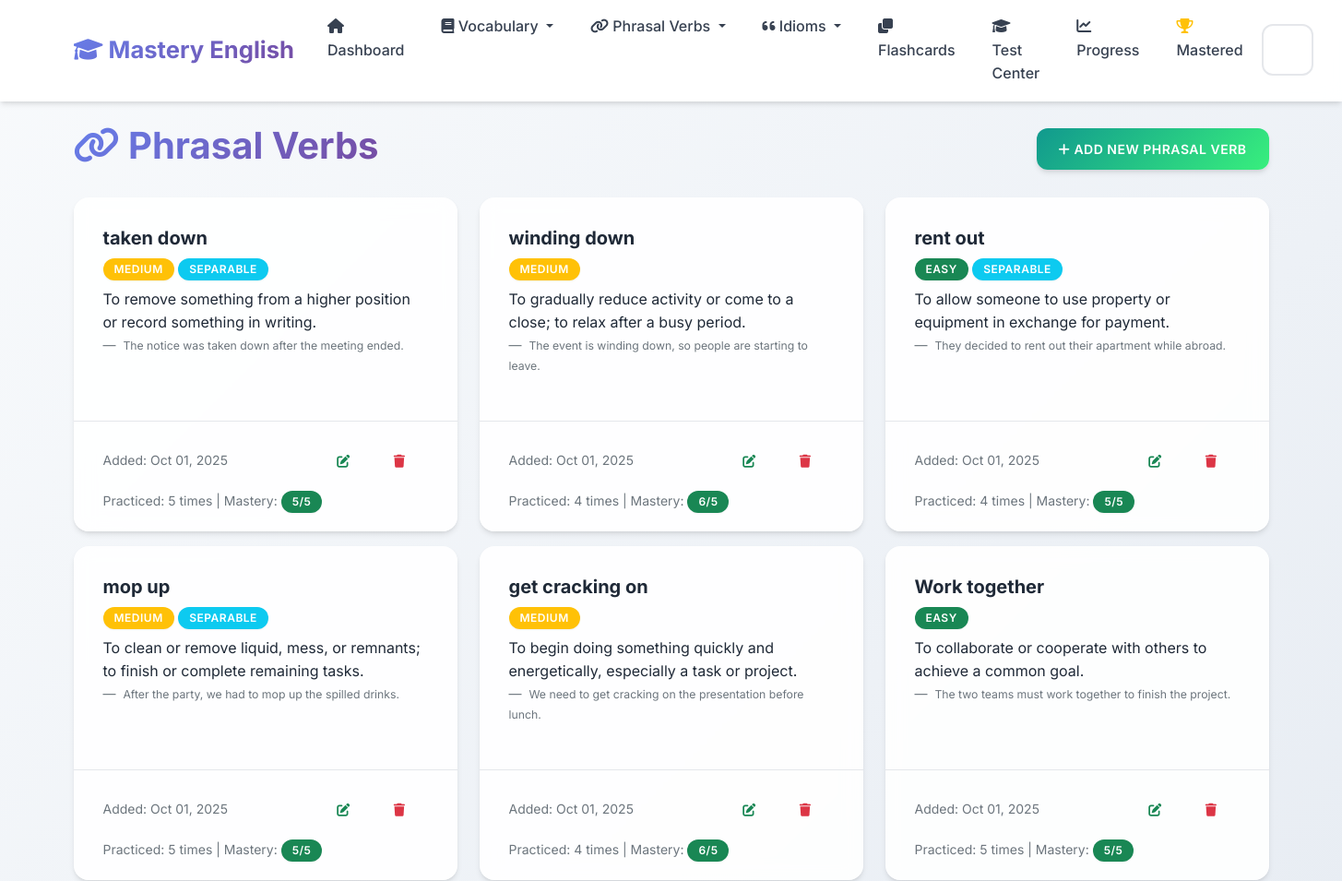
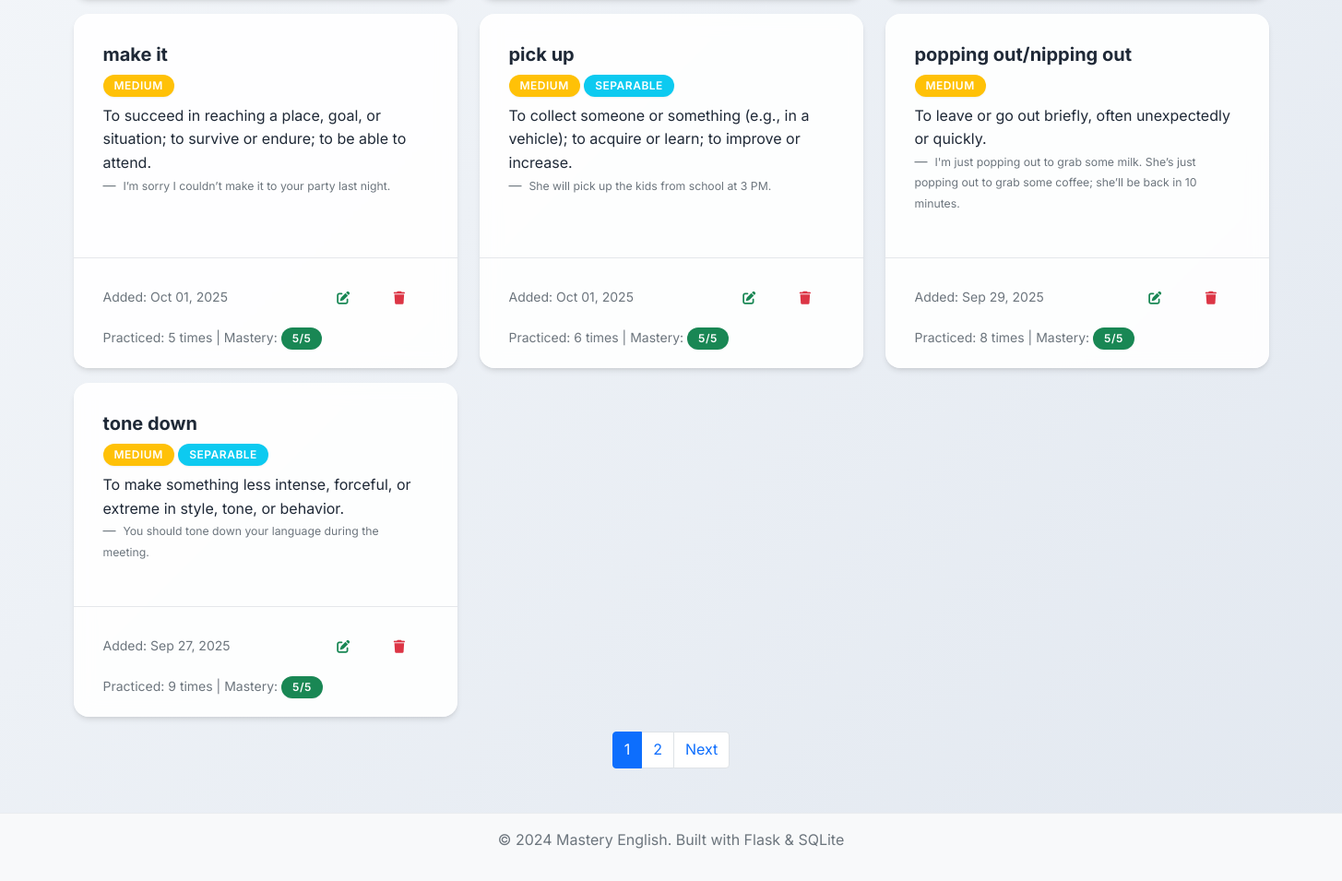
/phrasal-verbs, run on an earlier commit of the app's database (2 pictures, top to bottom).
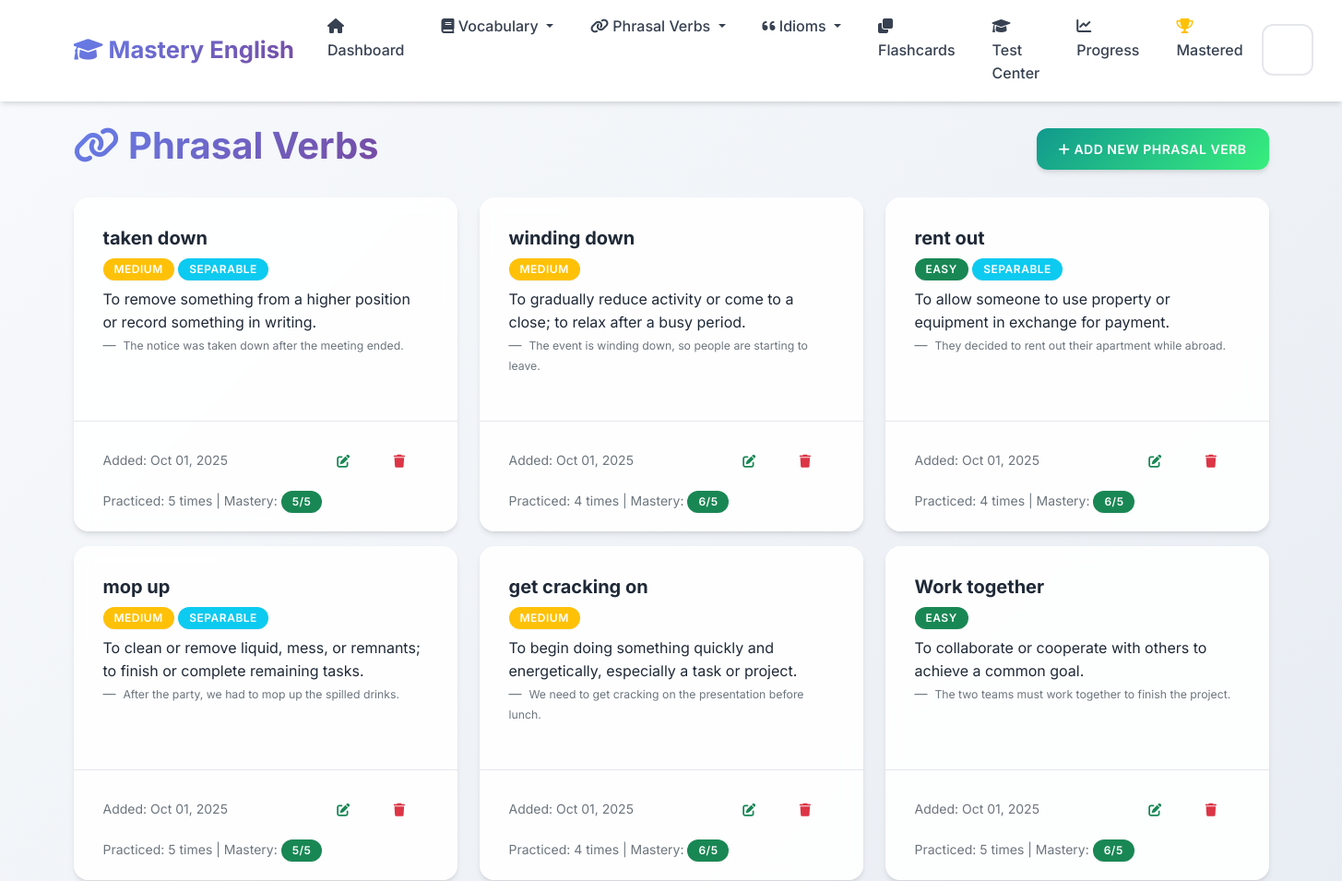
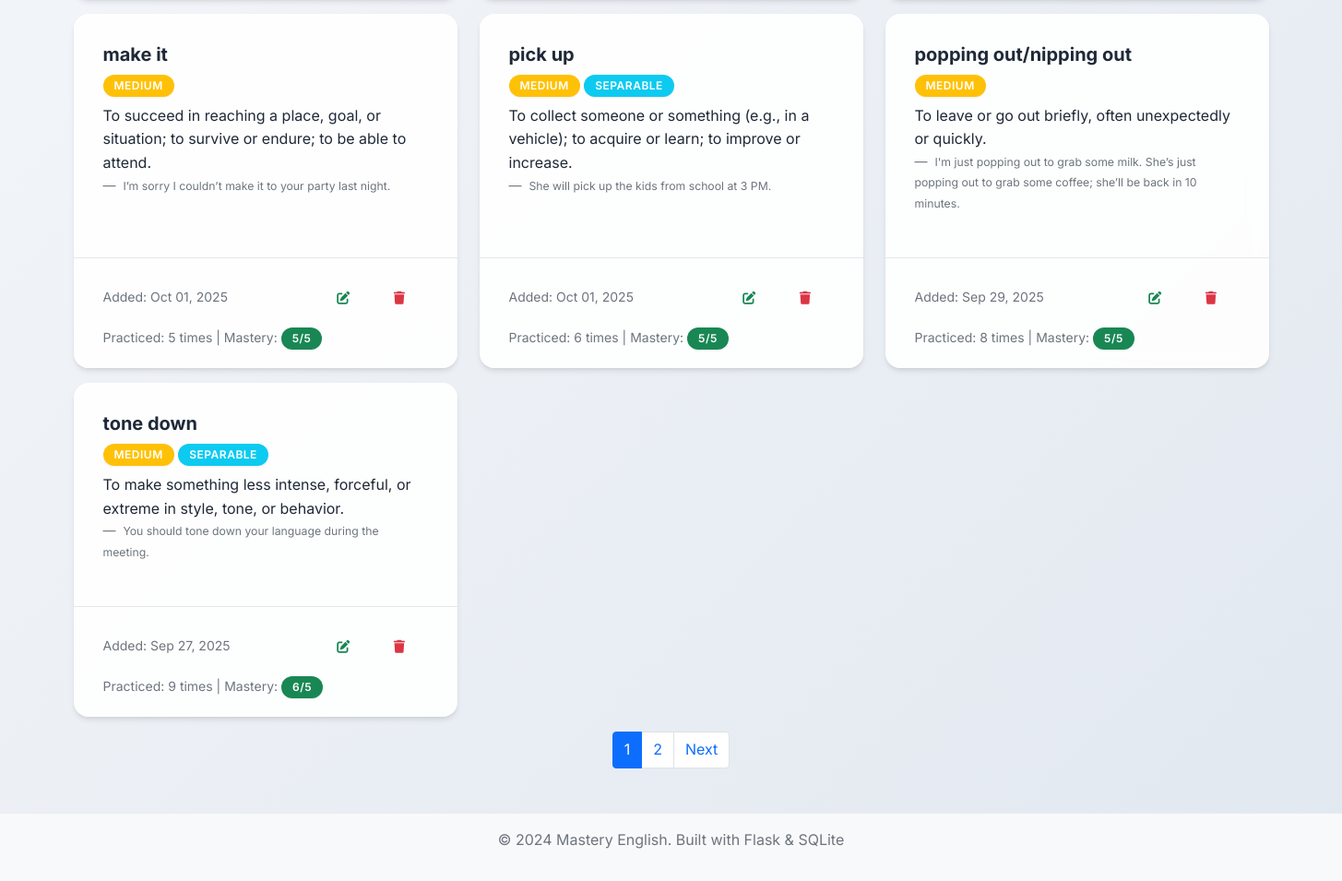
And on a later commit of the database (2 pictures, top to bottom).
### app.py (models this page shows, shortened)
class PhrasalVerb(db.Model):
    __tablename__ = 'phrasal_verbs'
    id = db.Column(db.Integer, primary_key=True)
    phrasal_verb = db.Column(db.String(100), nullable=False)
    meaning = db.Column(db.Text, nullable=False)
    example_sentence = db.Column(db.Text)
    separable = db.Column(db.Boolean, default=False)
    difficulty_level = db.Column(db.String(20), default='medium')
    date_added = db.Column(db.DateTime, default=datetime.utcnow)
    times_practiced = db.Column(db.Integer, default=0)
    last_practiced = db.Column(db.DateTime)
    mastery_level = db.Column(db.Integer, default=0)

### app.py (the view)
@app.route('/phrasal-verbs')
def phrasal_verbs_list():
    page = request.args.get('page', 1, type=int)
    phrasal_verbs = PhrasalVerb.query.order_by(PhrasalVerb.date_added.desc()).paginate(
        page=page, per_page=10, error_out=False)
    return render_template('phrasal_verbs_list.html', phrasal_verbs=phrasal_verbs)

### templates/phrasal_verbs_list.html (shortened to what the changed rows need)
{% extends "base.html" %}
{% block content %}
<div class="row">
    <div class="col-12">
        <div class="d-flex justify-content-between align-items-center mb-4">
            <h1>
                <i class="fas fa-link"></i> Phrasal Verbs
            </h1>
        </div>
    </div>
</div>
{% if phrasal_verbs.items %}
    <div class="row">
        {% for phrasal in phrasal_verbs.items %}
            <div class="col-md-6 col-lg-4 mb-3">
                <div class="card h-100">
                    <div class="card-body">
                        <h5 class="card-title">{{ phrasal.phrasal_verb }}</h5>
                        <span class="badge bg-{% if phrasal.difficulty_level == 'easy' %}success{% elif phrasal.difficulty_level == 'hard' %}danger{% else %}warning{% endif %} mb-2">
                            {{ phrasal.difficulty_level.title() }}
                        </span>
                        {% if phrasal.separable %}
                            <span class="badge bg-info mb-2">Separable</span>
                        {% endif %}
                        <p class="card-text">{{ phrasal.meaning }}</p>
                        {% if phrasal.example_sentence %}
                            <blockquote class="blockquote-footer">
                                <small>{{ phrasal.example_sentence }}</small>
                            </blockquote>
                        {% endif %}
                    </div>
                    <div class="card-footer bg-transparent">
                        <div class="d-flex justify-content-between align-items-center">
                            <small class="text-muted">
                                Added: {{ phrasal.date_added.strftime('%b %d, %Y') }}
                            </small>
                            <div class="btn-group" role="group">
                                <a href="{{ url_for('edit_phrasal_verb', id=phrasal.id) }}" class="btn btn-sm btn-outline-success">
                                    <i class="fas fa-edit"></i>
                                </a>
                                <button type="button" class="btn btn-sm btn-outline-danger" onclick="confirmDelete('{{ phrasal.phrasal_verb }}', '{{ url_for('delete_phrasal_verb', id=phrasal.id) }}')">
                                    <i class="fas fa-trash"></i>
                                </button>
                            </div>
                        </div>
                        {% if phrasal.times_practiced > 0 %}
                            <div class="mt-2">
                                <small class="text-muted">
                                    Practiced: {{ phrasal.times_practiced }} times
                                    | Mastery:
                                    <span class="badge bg-{% if phrasal.mastery_level >= 4 %}success{% elif phrasal.mastery_level >= 2 %}warning{% else %}danger{% endif %}">
                                        {{ phrasal.mastery_level }}/5
                                    </span>
                                </small>
                            </div>
                        {% endif %}
                    </div>
                </div>
            </div>
        {% endfor %}
    </div>
{% endif %}
{% endblock %}

What changed in the data, as far as the page shows it:
changed PhrasalVerb "rent out": mastery_level "5" → "6"
changed PhrasalVerb "Work together": mastery_level "5" → "6"
changed PhrasalVerb "tone down": mastery_level "5" → "6"
